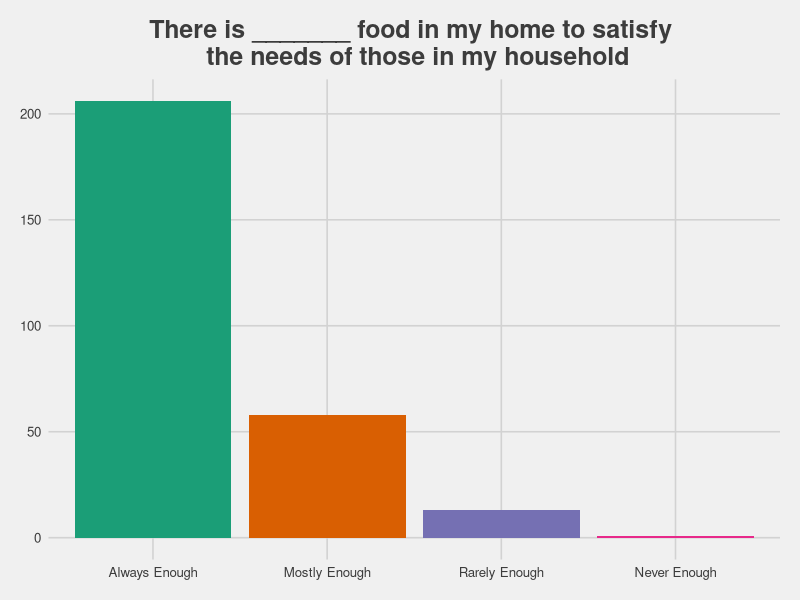
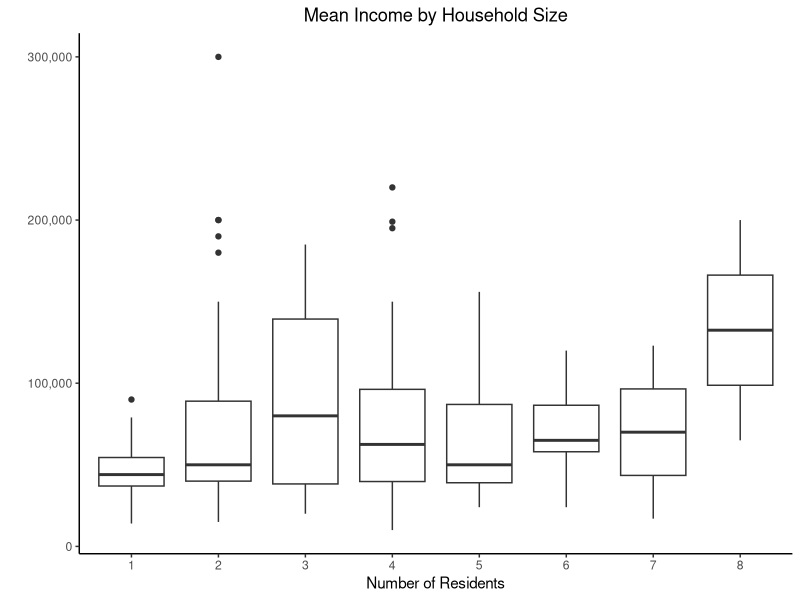
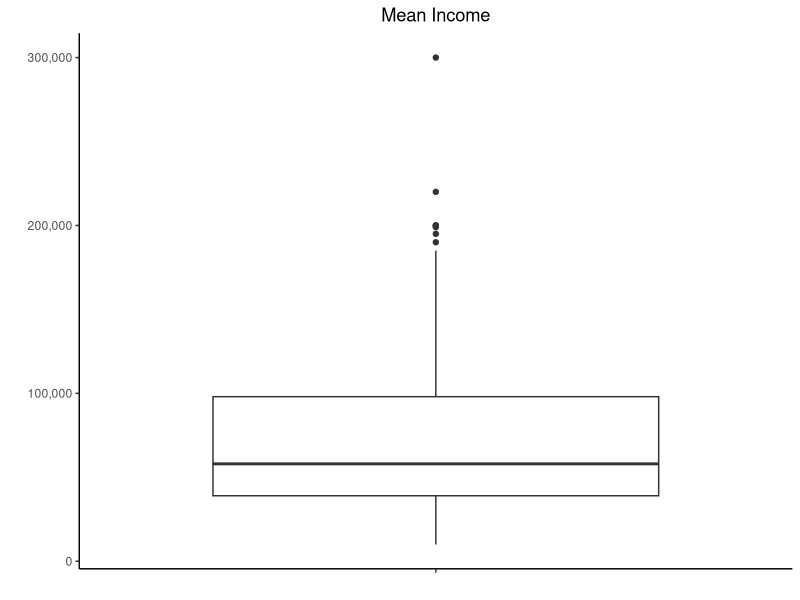
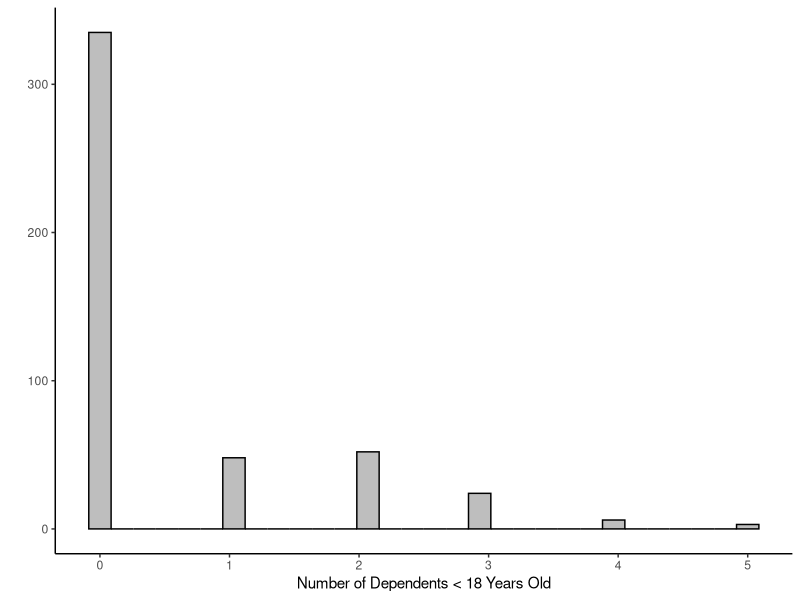
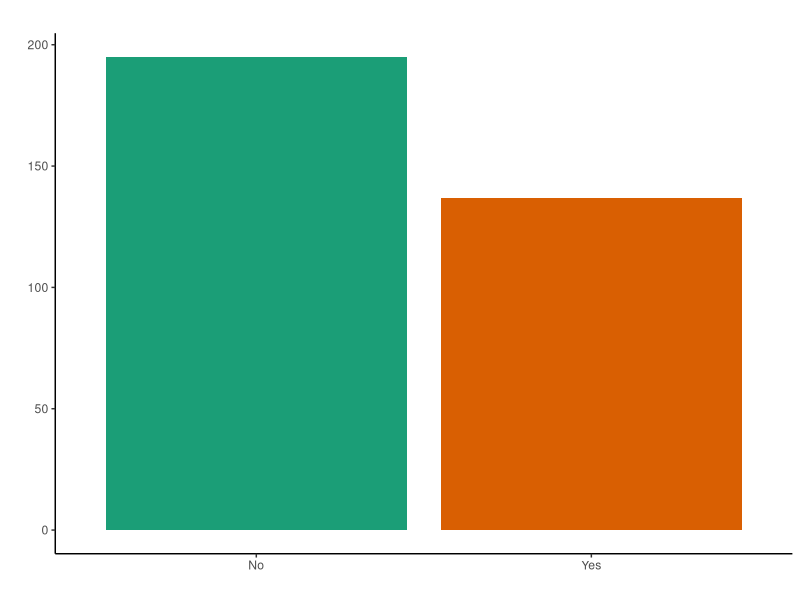
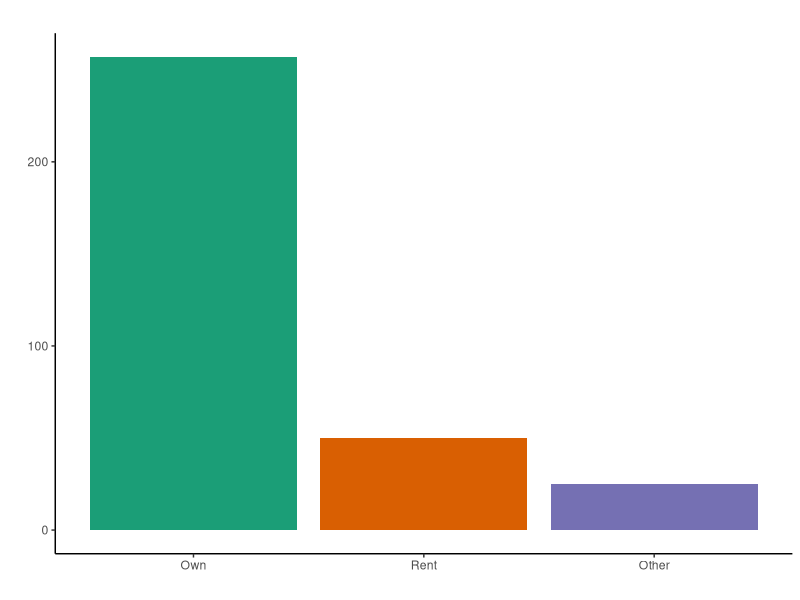
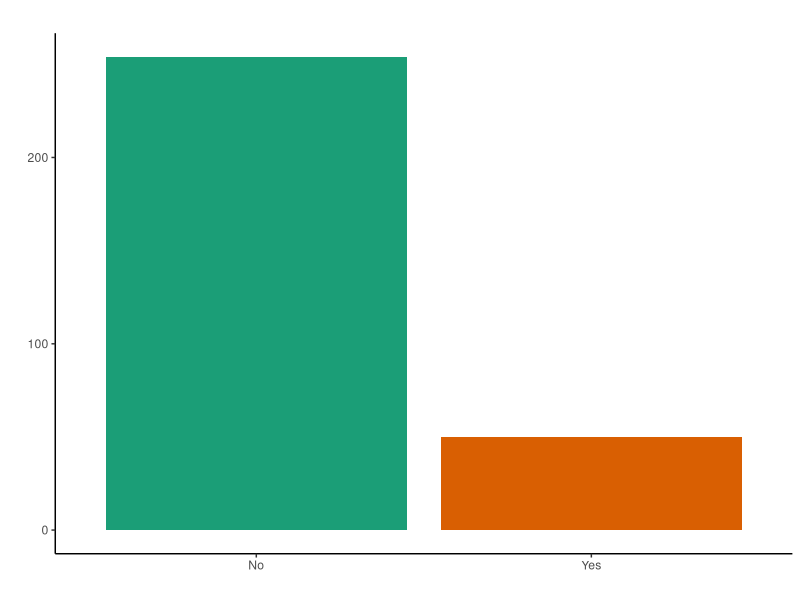
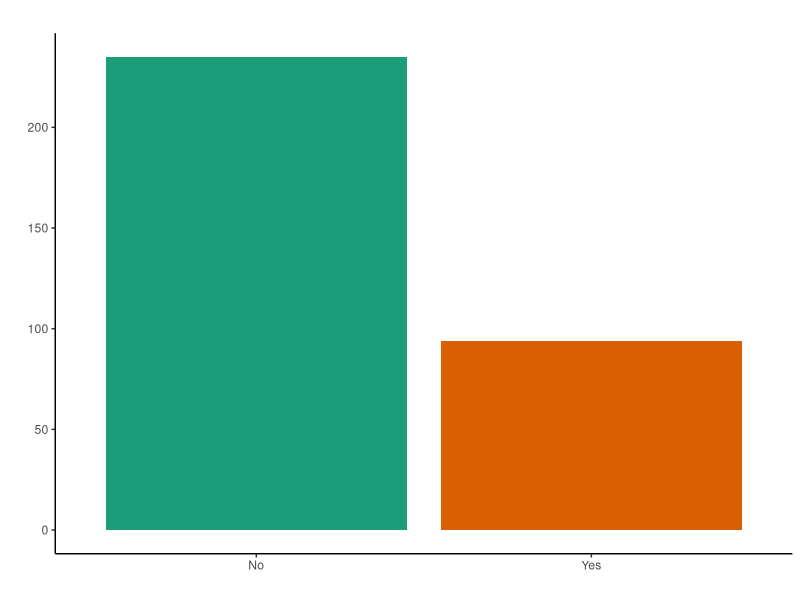

The R script that drew these images, in order:
# load libraries
library(tidyverse)
library(scales)
library(readxl)
library(ggthemes)


# load data
qualtrics_data <- read_excel("qualtrics-data.xlsx")

# restructure data

qualtrics_data$residents_n <- as.numeric(qualtrics_data$residents)
qualtrics_data$residents_f <- as.factor(qualtrics_data$residents)

# removed dollar signs and columns

gsub("[$,]","",qualtrics_data$gfi_2022_expected)
qualtrics_data$gfi_2022_expected <- as.numeric(qualtrics_data$gfi_2022_expected)

# food security

table(qualtrics_data$food_security)

qualtrics_data$food_security <- 
  recode_factor(qualtrics_data$food_security, 
         "There is always enough food in my home to satisfy the needs of those in the household" = "Always Enough",
         "There is mostly enough food in my home to satisfy the needs of those in the household" = "Mostly Enough",
         "There is rarely enough food in my home to satisfy the needs of those in the household" = "Rarely Enough",
         "There is never enough food in my home to satisfy the needs of those in the household" = "Never Enough")

qualtrics_data %>% 
  drop_na(food_security) %>% 
  ggplot(aes(food_security, fill = food_security)) +
    geom_bar() +
    scale_fill_brewer(palette = "Dark2") +
    theme_fivethirtyeight() +
    theme(legend.position = "none",
        plot.title = element_text(hjust = 0.5)) +
    labs(title = "There is _______ food in my home to satisfy \n the needs of those in my household",
       x = "",
       y = "")

ggsave("food_security.png")
  

# residents

qualtrics_data %>% 
  filter(!is.na(residents_f)) %>% 
  group_by(residents_f) %>% 
  count()

qualtrics_data %>% 
  drop_na(residents_f, gfi_2022_expected) %>% 
  ggplot(qualtrics_data, mapping = aes(residents_f, gfi_2022_expected)) +
    geom_boxplot() + 
    theme_classic() + 
    scale_y_continuous(labels = comma) +
    theme(legend.position = "right",
        plot.title = element_text(hjust = 0.5)) +
    labs(title = "Mean Income by Household Size",
       x = "Number of Residents",
       y = "")
ggsave("income_by_housesize.png")

# income

qualtrics_data %>% 
  filter(Finished == "True") %>% 
  drop_na(gfi_2022_expected) %>% 
  ggplot(qualtrics_data, mapping = aes(Finished, gfi_2022_expected)) +
  geom_boxplot() + 
  theme_classic() + 
  scale_y_continuous(labels = comma) + 
  theme(legend.position = "right",
        plot.title = element_text(hjust = 0.5),
        axis.text.x = element_blank()) +
  labs(title = "Mean Income",
       x = "",
       y = "") 
ggsave("income.png")


# Under 18

# Replace NA

qualtrics_data$under18count <- as.numeric(qualtrics_data$under18count)

# Convert "One" to 1

qualtrics_data$under18count[qualtrics_data$under18count == "One"] <- 1

# Convert to numeric

qualtrics_data$under18count[is.na(qualtrics_data$under18count)] <- 0

# Run histogram

ggplot(qualtrics_data, aes(under18count)) + 
  geom_histogram(color = "black",
                 fill = "gray") +
  theme_classic() +
  labs(x = "Number of Dependents < 18 Years Old",
       y = "")

ggsave("under18count.png")

qualtrics_data %>% 
  group_by(under18count) %>% 
  count() 

# Bar chart

qualtrics_data %>% 
  drop_na(under18) %>% 
  ggplot(aes(under18, fill = under18)) +
  geom_bar() +
  scale_fill_brewer(palette = "Dark2") +
  theme_classic() +
  theme(legend.position = "none",
        plot.title = element_text(hjust = 0.5)) +
  labs(title = "",
       x = "",
       y = "")
ggsave("under18.png")

# housing

table(qualtrics_data$housing)

qualtrics_data$housing <- 
  recode_factor(qualtrics_data$housing, 
                "I own my house or apartment" = "Own",
                "I rent my own house or apartment" = "Rent",
                "Other" = "Other")

qualtrics_data %>% 
  drop_na(housing) %>% 
  ggplot(aes(housing, fill = housing)) +
  geom_bar() +
  scale_fill_brewer(palette = "Dark2") +
  theme_classic() +
  theme(legend.position = "none",
        plot.title = element_text(hjust = 0.5)) +
  labs(title = "",
       x = "",
       y = "")

ggsave("housing.png")

# Single Parent



qualtrics_data$singleparent_f <- as.factor(qualtrics_data$singleparent)
qualtrics_data$singleparent_f <- recode(qualtrics_data$singleparent_f,
                                        "yes" = "Yes",
                                        "NO" = "No",
                                        "no" = "No",
                                        "O" = "No",
                                        "Widow" = "NA",
                                        "N/a" = "NA",
                                        "N/A" = "NA",
                                        "Na" = "NA",
                                        "1" = "NA",
                                        "Just me  childen are all married" = "NA",
                                        "My son moved in after , I lost my husband to covid." = "NA")
qualtrics_data$singleparent_f <- na_if(qualtrics_data$singleparent_f,"NA")

qualtrics_data %>% 
  drop_na(singleparent_f) %>% 
  ggplot(aes(singleparent_f, fill = singleparent_f)) +
  geom_bar() +
  scale_fill_brewer(palette = "Dark2") +
  theme_classic() +
  theme(legend.position = "none",
        plot.title = element_text(hjust = 0.5)) +
  labs(title = "",
       x = "",
       y = "")
ggsave("singleparent.png")

# Over 65




qualtrics_data$over65count_f <- recode(qualtrics_data$over65count,
                                        "0" = "NA",
                                        "myself" = "1",
                                        "One" = "1",
                                        "two" = "2")

qualtrics_data$over65count_f <- na_if(qualtrics_data$over65count_f,"NA")

                                        
qualtrics_data$over65count_n <- as.numeric(qualtrics_data$over65count_f)


# Run histogram

qualtrics_data %>% 
  drop_na(over65) %>% 
  ggplot(aes(over65, fill = over65)) +
  geom_bar() +
  scale_fill_brewer(palette = "Dark2") +
  theme_classic() +
  theme(legend.position = "none",
        plot.title = element_text(hjust = 0.5)) +
  labs(title = "",
       x = "",
       y = "")
ggsave("over65.png")


qualtrics_data_combined <- qualtrics_data %>% 
  mutate(gfi = coalesce(gfi1, gfi2, gfi3, gfi4, gfi5, gfi6, gfi7, gfi8)) 


# Employment Affected by COVID

table(qualtrics_data$employ_affect_covid)

# Temp Reduction in Hours

table(qualtrics_data$temp_reduction_hours)


# Permanent Reduction in Hours

table(qualtrics_data$perm_reduction_hours)


# Temporary Out of Work

table(qualtrics_data$temp_out_of_work)



# Permanent Out of Work

table(qualtrics_data$perm_out_of_work)

# Work Remotely

table(qualtrics_data$work_remotely)

# How Found Work

table(qualtrics_data$how_found_work)

# Require Child Care

table(qualtrics_data$require_child_care)

# Used Community Services

table(qualtrics_data$used_community_nonprofit_services)

table(qualtrics_data$how_found_work,
      qualtrics_data$perm_out_of_work)
